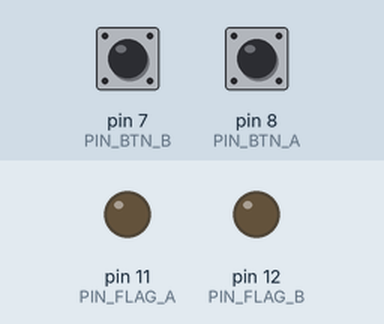
Bench run of a sketch on a simulated Arduino Uno, built with avr-gcc and run on an emulated ATmega328P. Shown: output pins drawn as LEDs (lit = HIGH). Dashed ring = blinking. Inputs (shaded band) come from the test bench; at power-on: pin 7 (PIN_BTN_B) LOW, pin 8 (PIN_BTN_A) LOW.

Above: at 1.2 s.
1.3 s: pin 7 (PIN_BTN_B) pulled HIGH for 3.2 s
At 1.7 s:
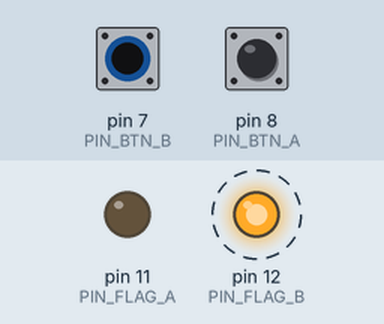
6.3 s: pin 8 (PIN_BTN_A) pulled HIGH for 0.15 s
At 6.7 s:
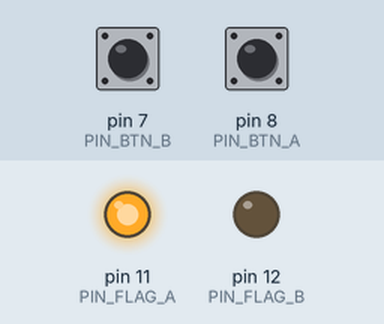
8.3 s: pin 8 (PIN_BTN_A) pulled HIGH for 3.2 s
At 12.3 s:
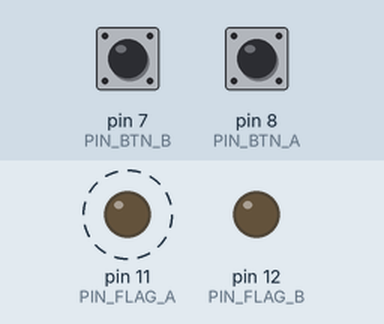
Timing chart, 0 to 13.8 s (numbered marks = the images above; inputs shaded):
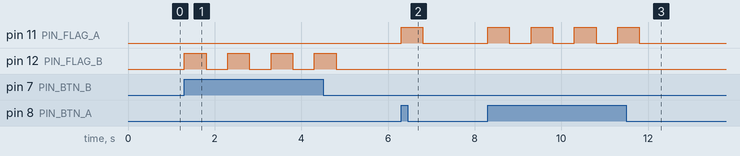

The sketch:

domibox2.ino
```cpp
// @link http://s-azcat.com/archives/389

int buttonA = 0;
int lastButtonA = 0;

int buttonB = 0;
int lastButtonB = 0;

unsigned long time1 = 0;
unsigned long time2 = 0;

int PIN_FLAG_A = 11;
int PIN_FLAG_B = 12;

int PIN_BTN_A = 8;
int PIN_BTN_B = 7;

int HOLDTIME = 4000;

boolean flagA = false;
boolean flagB = false;

void blinkLED() {
	if (!flagA && buttonA == HIGH) {
		digitalWrite(PIN_FLAG_A, HIGH);
		delay(500);
		digitalWrite(PIN_FLAG_A, LOW);
 		delay(500);
	}
	if (!flagB && buttonB == HIGH) {
		digitalWrite(PIN_FLAG_B, HIGH);
		delay(500);
      digitalWrite(PIN_FLAG_B, LOW);
      delay(500);
    }
}

void toggleLed() {

  blinkLED();
  // flagAがとれていれば
  if (flagA && !flagB) {
	  	digitalWrite(PIN_FLAG_A, HIGH);
	  	digitalWrite(PIN_FLAG_B, LOW);
  }
  // flagBがとれていれば
  if (flagB && !flagA) {
	  	digitalWrite(PIN_FLAG_A, LOW);
	  	digitalWrite(PIN_FLAG_B, HIGH);
  }
  // flagAもBもとれてなければ
  if (!flagA && !flagB) {
	  	digitalWrite(PIN_FLAG_A, LOW);
	  	digitalWrite(PIN_FLAG_B, LOW);
  }
}

void setup() {
  pinMode(PIN_BTN_A,INPUT);
  pinMode(PIN_BTN_B,INPUT);
  pinMode(PIN_FLAG_A, OUTPUT);
  pinMode(PIN_FLAG_B, OUTPUT);
}

void loop() {

  toggleLed();

  buttonA = digitalRead(PIN_BTN_A);
  buttonB = digitalRead(PIN_BTN_B);

  //
  // buttnA (RED)
  //

  //ボタンの状態が変化
  if(buttonA != lastButtonA) {
    if(buttonA == HIGH) {
      //ボタンが押された時間を保存
      time1 = millis();
    }
    //ボタンの状態を保存
    lastButtonA = buttonA;
  } else {
    //ボタンが押されてから1秒経過し、かつボタンの状態がHIGH
    if((millis() - time1 > HOLDTIME) && (buttonA == HIGH)){
        flagA = true;
        flagB = false;
        time1 = 0;
    }
  }

  //
  // buttnB (BLUE)
  //
  if(buttonB != lastButtonB) {
    if(buttonB == HIGH) {
      time2 = millis();
    }
    lastButtonB = buttonB;
  } else {
    if((millis() - time2 > HOLDTIME) && (buttonB == HIGH)){
        flagA = false;
        flagB = true;
        time2 = 0;
    }
  }


}
```

Measured:
- after the input at 1.3 s, pin 12 (PIN_FLAG_B): alternates HIGH for 0.50 s and LOW for 0.50 s, 8 changes in all, then stays LOW, starting at once
- after the input at 6.3 s, pin 11 (PIN_FLAG_A): LOW → HIGH at once, → LOW 0.50 s later
- after the input at 8.3 s, pin 11 (PIN_FLAG_A): alternates HIGH for 0.50 s and LOW for 0.50 s, 8 changes in all, then stays LOW, starting at once
